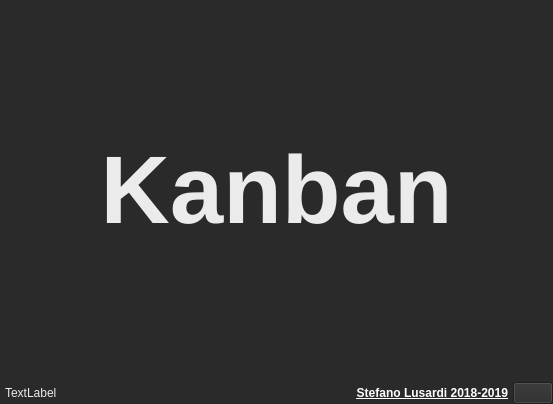
<?xml version="1.0" encoding="UTF-8"?>
<ui version="4.0">
 <class>SplashScreen</class>
 <widget class="QWidget" name="SplashScreen">
  <property name="geometry">
   <rect>
    <x>0</x>
    <y>0</y>
    <width>553</width>
    <height>404</height>
   </rect>
  </property>
  <property name="windowTitle">
   <string/>
  </property>
  <property name="styleSheet">
   <string notr="true">background-color: rgb(42, 42, 42);</string>
  </property>
  <layout class="QGridLayout" name="gridLayout" rowstretch="1,0,0,0,0,0,0,0,0">
   <property name="leftMargin">
    <number>0</number>
   </property>
   <property name="topMargin">
    <number>0</number>
   </property>
   <property name="rightMargin">
    <number>0</number>
   </property>
   <property name="bottomMargin">
    <number>0</number>
   </property>
   <property name="spacing">
    <number>0</number>
   </property>
   <item row="3" column="0">
    <widget class="QLabel" name="mMessageLabel">
     <property name="sizePolicy">
      <sizepolicy hsizetype="Preferred" vsizetype="Preferred">
       <horstretch>0</horstretch>
       <verstretch>0</verstretch>
      </sizepolicy>
     </property>
     <property name="minimumSize">
      <size>
       <width>0</width>
       <height>0</height>
      </size>
     </property>
     <property name="maximumSize">
      <size>
       <width>16777215</width>
       <height>16777215</height>
      </size>
     </property>
     <property name="styleSheet">
      <string notr="true">color: rgb(235, 235, 235);</string>
     </property>
     <property name="text">
      <string>TextLabel</string>
     </property>
     <property name="alignment">
      <set>Qt::AlignLeading|Qt::AlignLeft|Qt::AlignVCenter</set>
     </property>
     <property name="margin">
      <number>20</number>
     </property>
     <property name="indent">
      <number>5</number>
     </property>
    </widget>
   </item>
   <item row="3" column="2">
    <widget class="QPushButton" name="pushButton">
     <property name="sizePolicy">
      <sizepolicy hsizetype="Maximum" vsizetype="MinimumExpanding">
       <horstretch>0</horstretch>
       <verstretch>0</verstretch>
      </sizepolicy>
     </property>
     <property name="text">
      <string/>
     </property>
     <property name="icon">
      <iconset resource="../kanban.qrc">
       <normaloff>:/github_icon</normaloff>:/github_icon</iconset>
     </property>
    </widget>
   </item>
   <item row="3" column="1">
    <widget class="QLabel" name="label">
     <property name="styleSheet">
      <string notr="true">color: rgb(235, 235, 235);</string>
     </property>
     <property name="text">
      <string>&lt;html&gt;&lt;head/&gt;&lt;body&gt;&lt;p&gt;&lt;a href=&quot;https://github.com/StefanoLusardi/Kanban&quot;&gt;&lt;span style=&quot; font-weight:600; text-decoration: underline; color:#ffffff;&quot;&gt;Stefano Lusardi 2018-2019&lt;/span&gt;&lt;/a&gt;&lt;/p&gt;&lt;/body&gt;&lt;/html&gt;</string>
     </property>
     <property name="alignment">
      <set>Qt::AlignRight|Qt::AlignTrailing|Qt::AlignVCenter</set>
     </property>
     <property name="margin">
      <number>0</number>
     </property>
     <property name="indent">
      <number>5</number>
     </property>
     <property name="textInteractionFlags">
      <set>Qt::LinksAccessibleByKeyboard|Qt::LinksAccessibleByMouse</set>
     </property>
    </widget>
   </item>
   <item row="0" column="0" colspan="3">
    <widget class="QLabel" name="mTitleLabel">
     <property name="sizePolicy">
      <sizepolicy hsizetype="Preferred" vsizetype="Preferred">
       <horstretch>0</horstretch>
       <verstretch>0</verstretch>
      </sizepolicy>
     </property>
     <property name="text">
      <string>&lt;html&gt;&lt;head/&gt;&lt;body&gt;&lt;p align=&quot;center&quot;&gt;&lt;span style=&quot; font-size:72pt; font-weight:600; color:#ebebeb;&quot;&gt;Kanban&lt;/span&gt;&lt;/p&gt;&lt;/body&gt;&lt;/html&gt;</string>
     </property>
     <property name="textFormat">
      <enum>Qt::RichText</enum>
     </property>
    </widget>
   </item>
  </layout>
 </widget>
 <resources>
  <include location="../kanban.qrc"/>
 </resources>
 <connections/>
</ui>
